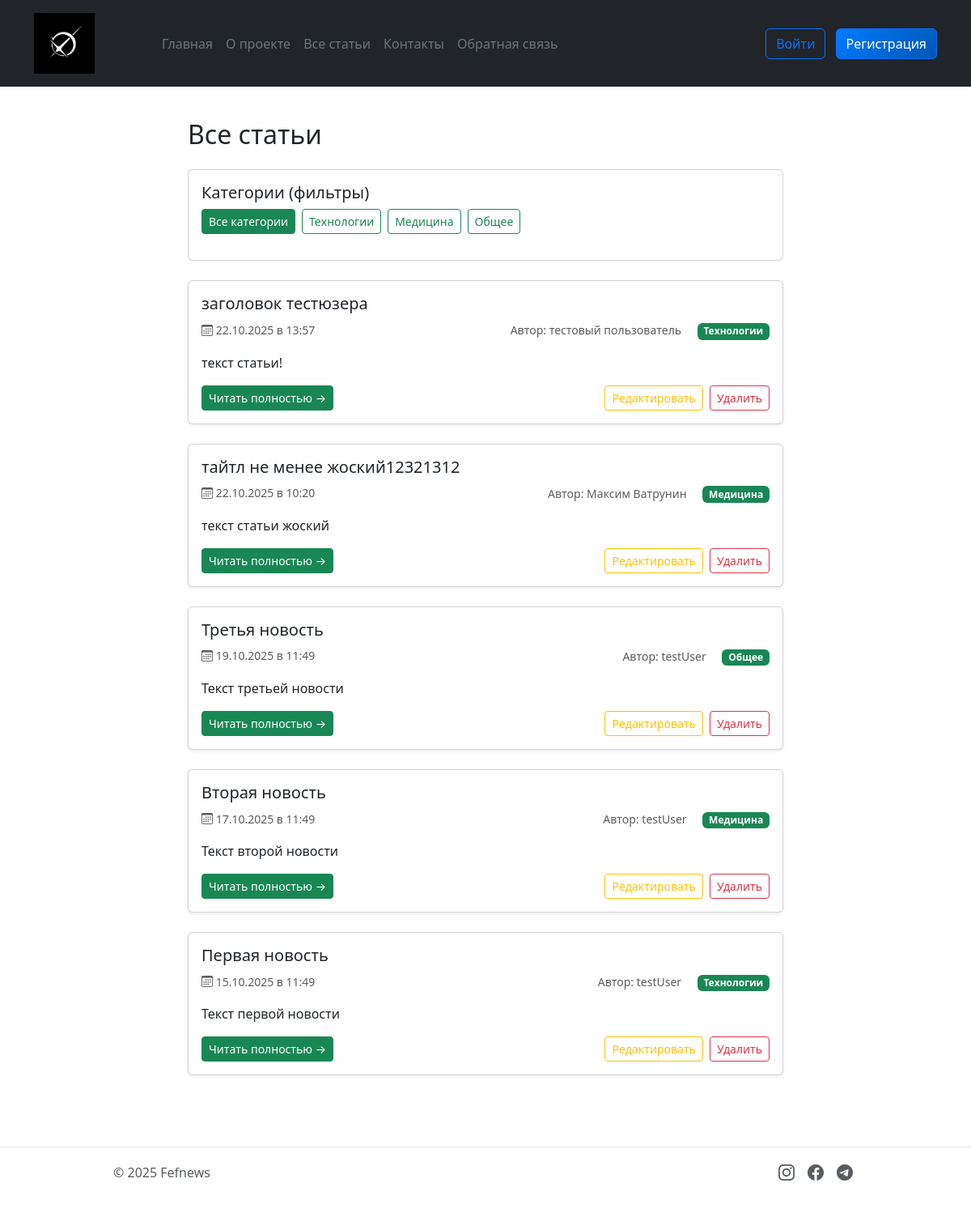
The page /articles on the database its author committed.
### models.py (models this page shows, shortened)
class Article(db.Model):
    __tablename__ = 'article'
    id = db.Column(db.Integer, primary_key=True)
    title = db.Column(db.String(200), nullable=False)
    text = db.Column(db.Text, nullable=False)
    created_date = db.Column(db.DateTime, default=datetime.now)
    user_id = db.Column(db.Integer, db.ForeignKey('user.id'), nullable=False)
    category = db.Column(db.String(50), nullable=False, default='general')
    comments = db.relationship('Comment', backref='article', lazy=True, cascade='all, delete-orphan')

class User(db.Model, UserMixin):
    __tablename__ = 'user'
    id = db.Column(db.Integer, primary_key=True)
    name = db.Column(db.String(100), nullable=False)
    email = db.Column(db.String(100), nullable=False, unique=True)
    hashed_password = db.Column(db.String(200), nullable=False)
    created_date = db.Column(db.DateTime, default=datetime.now)
    articles = db.relationship('Article', backref='author', lazy=True)

### app.py (the view)
@app.route("/articles")
def articles():
    category = request.args.get('category', '').strip()
    if category:
        return articles_by_category(category)
    articles = get_articles()
    return render_template('articles.html', articles=articles)

### app.py (called while the page is built)
def get_articles(category=None):
    query = Article.query
    if category:
        query = query.filter_by(category=category)
    articles_from_db = query.order_by(Article.created_date.desc()).all()
    articles = []
    for article in articles_from_db:
        articles.append({
            'id': article.id,
            'title': article.title,
            'date': article.created_date,
            'preview': article.text[:100] + '...' if len(article.text) > 100 else article.text,
            'content': article.text,
            'author': article.author.name,
            'category': article.category
        })
    return articles

def get_categories():
    categories = db.session.query(Article.category).distinct().all()
    return [category[0] for category in categories]

@app.context_processor
def inject_today():
    return {'today': datetime.now().date()}

@app.context_processor
def inject_categories():
    categories = get_categories()
    return {'categories': categories}

@app.context_processor
def inject_current_user():
    return {'current_user': current_user}

### templates/articles.html (shortened to what this page needs)
{% extends 'base.html' %}
{% block content %}
<div class="container">
	<div class="row align-items-center mb-4">
		<div class="col">
			<h2 class="mb-0">
				{% if current_category %}
				Статьи в категории: "{{ current_category }}"
				{% else %}
				Все статьи
				{% endif %}
			</h2>
		</div>
	</div>
	<div class="card mb-4">
		<div class="card-body">
			<h5 class="card-title">Категории (фильтры)</h5>
			<div class="categories-nav mb-3">
				<div class="d-flex flex-wrap gap-2">
					<a href="{{ url_for('articles') }}"
						class="btn {% if not current_category %}btn-success{% else %}btn-outline-success{% endif %} btn-sm">
						Все категории
					</a>
					{% for cat in categories %}
					<a href="{{ url_for('articles_by_category', category=cat) }}"
						class="btn {% if current_category == cat %}btn-success{% else %}btn-outline-success{% endif %} btn-sm">
						{{ cat }}
					</a>
					{% endfor %}
				</div>
			</div>
		</div>
	</div>
	{% if articles %}
	<div class="row">
		{% for article in articles %}
		<div class="col-12 mb-4">
			<div class="card news-card h-100 shadow-sm">
				<div class="card-body">
					<div class="d-flex justify-content-between align-items-start mb-2">
						<h5 class="card-title mb-0">{{ article.title }}</h5>
					</div>
					<div class="d-flex justify-content-between align-items-center mb-3">
						<p class="card-text text-muted small mb-0">
							<i class="bi bi-calendar3"></i> {{ article.date.strftime('%d.%m.%Y в %H:%M') }}
						</p>
						<div>
							{% if article.author %}
							<span class="card-text text-muted small me-3">
								Автор: {{ article.author }}
							</span>
							{% endif %}
							<span class="badge bg-success">{{ article.category }}</span>
						</div>
					</div>
					<p class="card-text mb-3">{{ article.preview }}</p>
					<div class="row align-items-center">
						<div class="col-md-6">
							<a href="{{ url_for('news', id=article.id) }}" class="btn btn-success btn-sm">
								Читать полностью →
							</a>
						</div>
						<div class="col-md-6 text-md-end mt-2 mt-md-0">
							<a href="{{ url_for('edit_article', id=article.id) }}"
								class="btn btn-outline-warning btn-sm me-1">
								Редактировать
							</a>
							<form action="{{ url_for('delete_article', id=article.id) }}" method="POST" class="d-inline"
								onsubmit="return confirm('Удалить статью?')">
								<button type="submit" class="btn btn-outline-danger btn-sm">
							        Удалить
								</button>
							</form>
						</div>
					</div>
				</div>
			</div>
		</div>
		{% endfor %}
	</div>
	{% endif %}
</div>
{% endblock %}

### rows shown on the page
Article: title "заголовок тестюзера", date "22.10.2025 в 13:57", category "Технологии", preview "текст статьи!"
User: author "тестовый пользователь"
Article: title "тайтл не менее жоский12321312", date "22.10.2025 в 10:20", category "Медицина", preview "текст статьи жоский"
User: author "Максим Ватрунин"
Article: title "Третья новость", date "19.10.2025 в 11:49", category "Общее", preview "Текст третьей новости"
User: author "testUser" "testUser" "testUser"
Article: title "Вторая новость", date "17.10.2025 в 11:49", category "Медицина", preview "Текст второй новости"
Article: title "Первая новость", date "15.10.2025 в 11:49", category "Технологии", preview "Текст первой новости"

### other values the page prints
{{ cat }} "Технологии" "Медицина" "Общее"
